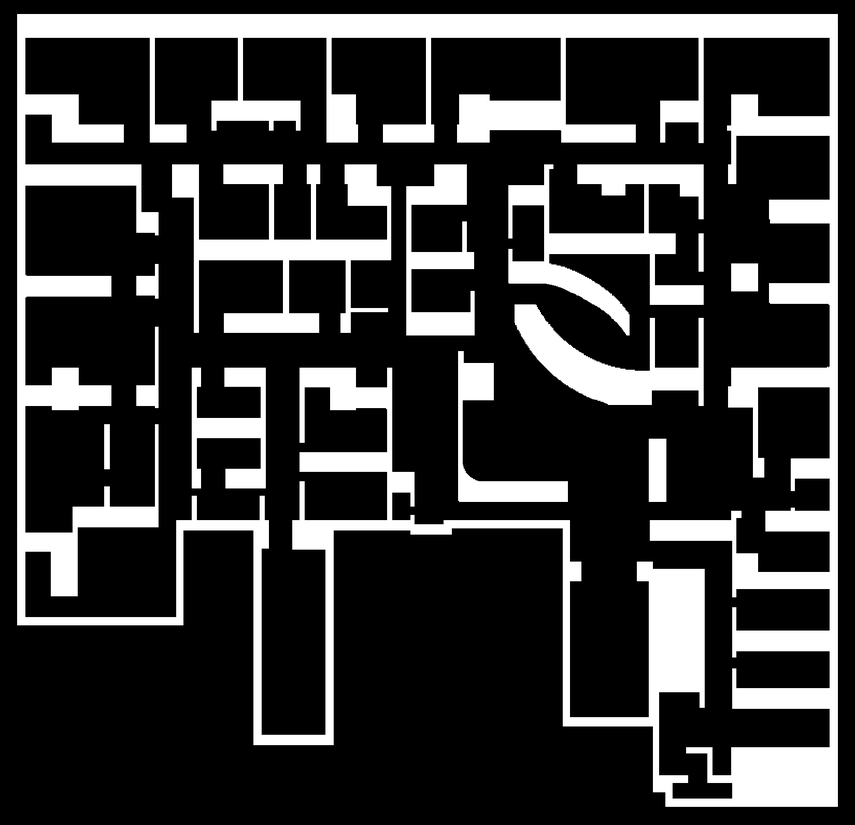
#> input picture packages/server/src/config/wall-mask.png, 855 x 825 px, shrunk from 1650 x 1591 before the run
$ python normalize-wall-mask.py
#> lines starting #> are read from the running program, lines starting #| are printed output that depends on the picture; after the words box and inside, x2 and y2 are one past the last pixel; in counts of white or black regions, pixels touching at a corner belong together
#!/usr/bin/env python3
"""손으로 만든 벽 마스크를 툴체인 규격으로 맞추고, 건물 밖 마스크를 뽑는다.

    python tools/normalize-wall-mask.py

입력:  packages/server/src/config/wall-mask.png   (흰색 = 벽. RGBA·회색 아무 형식이나)
출력:  같은 파일을 8비트 흑백·순수 이진으로 덮어씀
       packages/server/src/config/outside-mask.png (흰색 = 건물 밖)

## 언제 쓰나

**벽 마스크를 직접 받았을 때.** 원래 마스크는 `wall.png`(사람이 그린 2.5D 그림)에서
`build-wall-mask.py` 가 만들고, 그때 `outside-mask.png` 도 **짝으로 함께** 나온다.
마스크만 갈아끼우면 그 짝이 옛 것으로 남아 통행 격자가 어긋난다.

이 스크립트는 그 짝을 마스크 기준으로 다시 만든다. `build-wall-mask.py` 를 대신 돌리면
안 된다 — 그건 `wall.png` 에서 마스크를 **생성**하므로 받은 마스크를 덮어쓴다.

## 하는 일 두 가지

1. **형식 정규화.** 받은 마스크가 RGBA 였고 안티에일리어싱 값(50·92 등)이 섞여 있었다.
   `check-walls.ts` 는 8비트 흑백만 읽어서 RGBA 면 그 자리에서 죽는다. 128 기준으로
   이진화해 순수 흑백으로 만든다 — 중간값이 남으면 "벽이냐" 를 읽는 쪽마다 다르게 답한다.

2. **건물 밖 뽑기.** 테두리에서 시작해 벽이 아닌 픽셀로 번져 나간다(4방향). 닿는 곳이
   건물 밖이고, 안쪽에 갇힌 곳은 실내 바닥이다. `build-wall-mask.py` 와 같은 절차다.

   ⚠️ 원본 스크립트는 안쪽에 갇힌 **검정을 벽(붙박이 물건)으로** 승격시킨다. 여기서는
      하지 않는다 — 받은 마스크에서는 흰색이 곧 벽이라는 판단이 이미 끝나 있고,
      그 위에 규칙을 더 얹으면 준 사람의 의도를 우리가 덮어쓰는 셈이다.
"""
import os
import sys
from collections import deque

from PIL import Image

ROOT = os.path.dirname(os.path.dirname(os.path.abspath(__file__)))
CFG = os.path.join(ROOT, "packages", "server", "src", "config")
THRESHOLD = 128


def main() -> None:
    mask_path = os.path.join(CFG, "wall-mask.png")
    if not os.path.exists(mask_path):
        sys.exit(f"벽 마스크가 없다: {mask_path}")

    src = Image.open(mask_path)
#> src is the input picture: PIL image 855x825 L; min 0, max 255, mean 57.8
    fmt = src.mode
#> fmt = 'L'
    src = src.convert("L")
    W, H = src.size
#> W = 855; H = 825
    sp = src.load()

    meta_path = os.path.join(CFG, "floorplan.json")
    if os.path.exists(meta_path):
        import json

        meta = json.load(open(meta_path, encoding="utf-8"))
        if (meta["width"], meta["height"]) != (W, H):
            sys.exit(
                f"마스크 크기({W}x{H})가 floorplan.json({meta['width']}x{meta['height']})과 다르다.\n"
                "존·게이트웨이 좌표가 전부 그 좌표계에 박혀 있으므로 크기를 맞춰야 한다."
            )

    wall = Image.new("L", (W, H), 0)
#> wall: PIL image 855x825 L; every value is 0
    wp = wall.load()
    wall_px = 0
    mixed = 0
    for y in range(H):
        for x in range(W):
            v = sp[x, y]
            if v not in (0, 255):
                mixed += 1
            if v >= THRESHOLD:
                wp[x, y] = 255
                wall_px += 1
#> after the loop, mixed = 65677; wall_px = 160046

    outside = bytearray(W * H)
    q: deque = deque()
    for x in range(W):
        for y in (0, H - 1):
            if wp[x, y] == 0 and not outside[y * W + x]:
                outside[y * W + x] = 1
                q.append((x, y))
    for y in range(H):
        for x in (0, W - 1):
            if wp[x, y] == 0 and not outside[y * W + x]:
                outside[y * W + x] = 1
                q.append((x, y))
    while q:
        x, y = q.popleft()
        for dx, dy in ((1, 0), (-1, 0), (0, 1), (0, -1)):
            nx, ny = x + dx, y + dy
            if 0 <= nx < W and 0 <= ny < H and not outside[ny * W + nx] and wp[nx, ny] == 0:
                outside[ny * W + nx] = 1
                q.append((nx, ny))

    out = Image.new("L", (W, H), 0)
    op = out.load()
    out_px = 0
    for y in range(H):
        for x in range(W):
            if outside[y * W + x]:
                op[x, y] = 255
                out_px += 1
#> after the loop, out_px = 179859

    wall.save(mask_path)
    out.save(os.path.join(CFG, "outside-mask.png"))
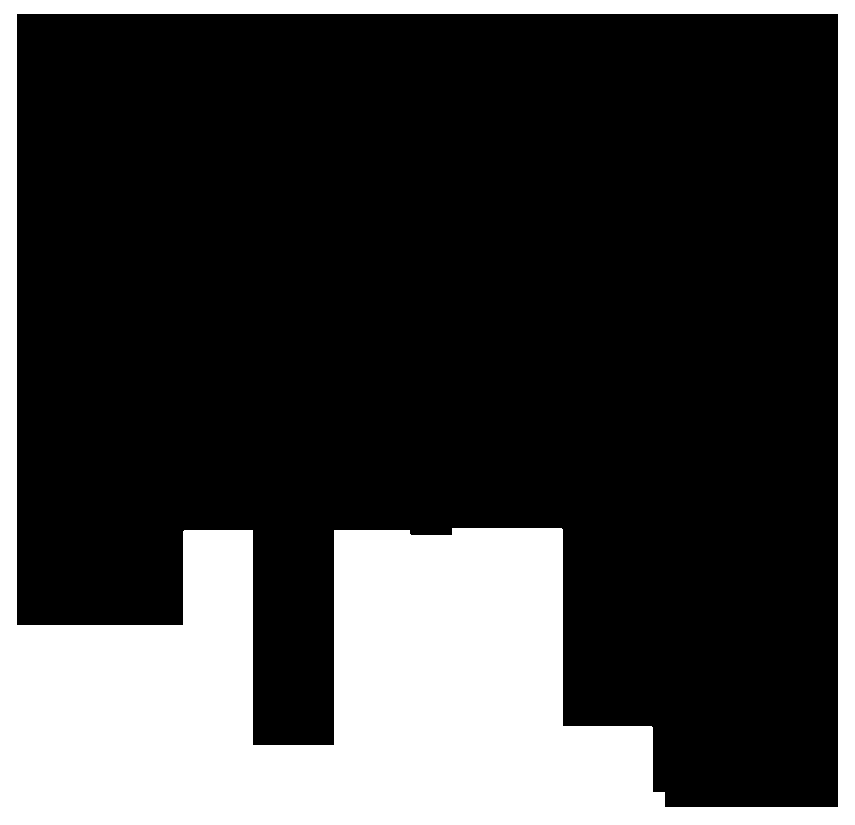
#> saved as outside-mask.png: PIL image 855x825 L; 25.5% white; 1 white region, box (x1, y1, x2, y2) and area: (0, 0, 855, 825) 179859

    tot = W * H
#> tot = 705375
    inside = tot - wall_px - out_px
#> inside = 365470
    print(f"{W}x{H} · 입력 형식 {fmt}" + (f" · 중간색 {mixed:,}px 이진화" if mixed else ""))
#| 855x825 · 입력 형식 L · 중간색 65,677px 이진화
    print(f"  벽        {wall_px:9,}px ({wall_px / tot * 100:5.1f}%)")
#|   벽          160,046px ( 22.7%)
    print(f"  건물 밖   {out_px:9,}px ({out_px / tot * 100:5.1f}%)")
#|   건물 밖     179,859px ( 25.5%)
    print(f"  실내 바닥 {inside:9,}px ({inside / tot * 100:5.1f}%)")
#|   실내 바닥   365,470px ( 51.8%)
    print("saved wall-mask.png (8비트 흑백) · outside-mask.png")


if __name__ == "__main__":
    main()

$ run again, with packages/server/src/config/door.png copied over packages/server/src/config/wall-mask.png
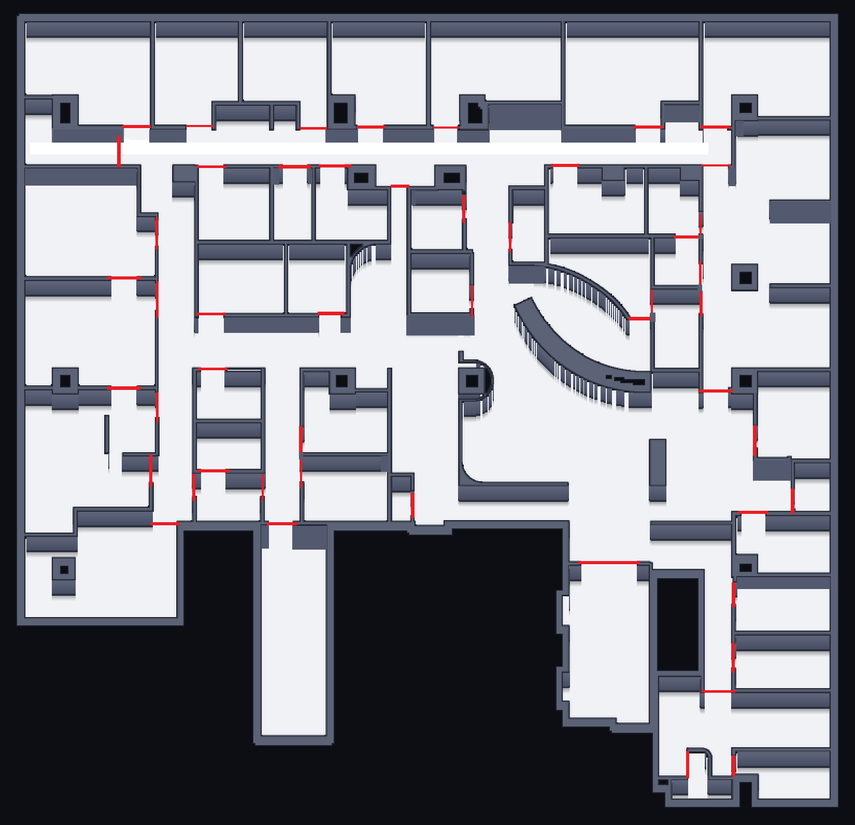
#> input picture packages/server/src/config/door.png, 855 x 825 px, shrunk from 1650 x 1591 before the run
#> in main, src is the input picture: PIL image 855x825 RGBA; mean R, G, B, A 144.1, 145.6, 153.2, 255
#> src: PIL image 855x825 L
#> wall: PIL image 855x825 L; every value is 0
#> after the loop in main, `for y in range(H):`: mixed = 697231; wall_px = 367103
#> in main, `wall.save(mask_path)`:
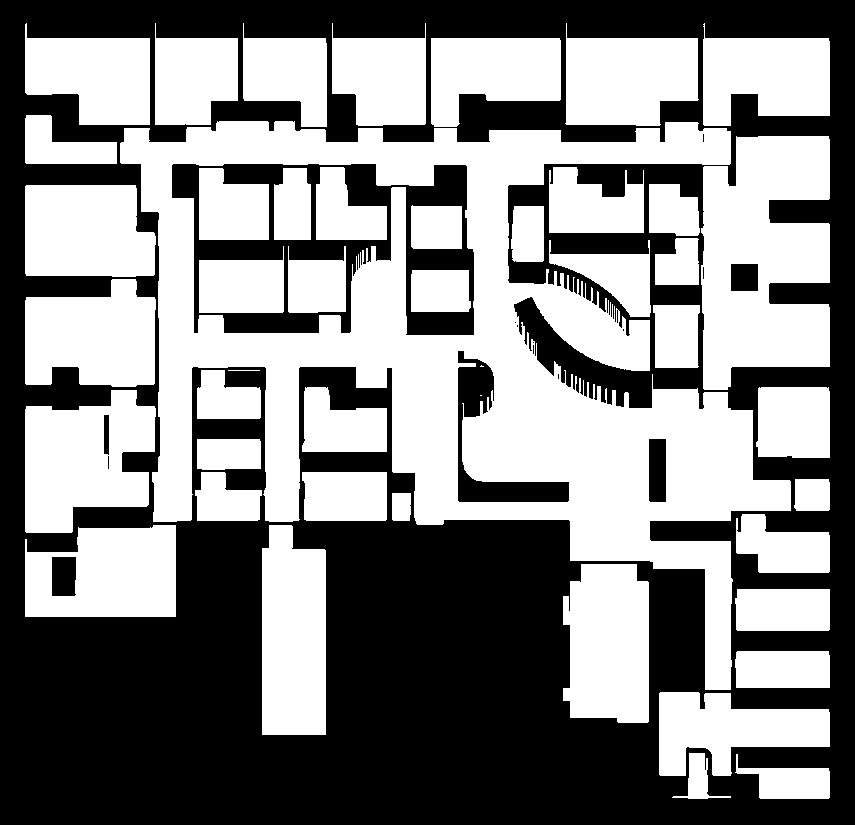
#> saved as wall-mask.png: PIL image 855x825 L; 52% white; 16 black regions (9 under 20 px), largest, box (x1, y1, x2, y2) and area: (0, 0, 855, 825) 313320, (172, 164, 474, 335) 17628, (458, 351, 569, 502) 4355
#> in main, `out.save(os.path.join(CFG, "outside-mask.png"))`:
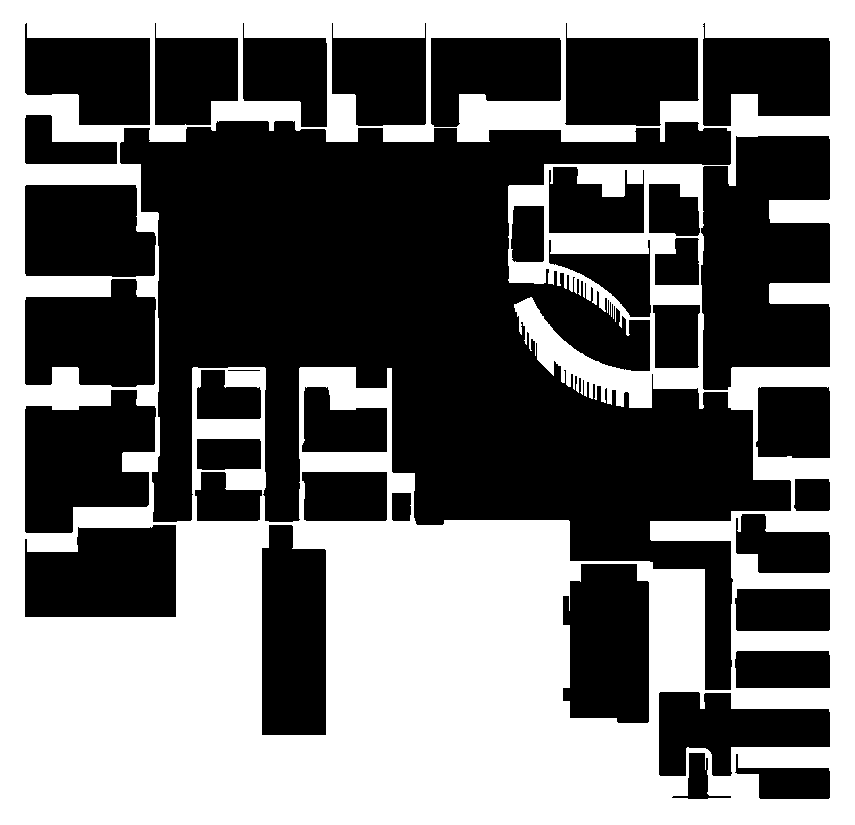
#> saved as outside-mask.png: PIL image 855x825 L; 44.4% white; 1 white region, box (x1, y1, x2, y2) and area: (0, 0, 855, 825) 313307
#> inside = 24965
#| 855x825 · 입력 형식 RGBA · 중간색 697,231px 이진화
#|   벽          367,103px ( 52.0%)
#|   건물 밖     313,307px ( 44.4%)
#|   실내 바닥    24,965px (  3.5%)
